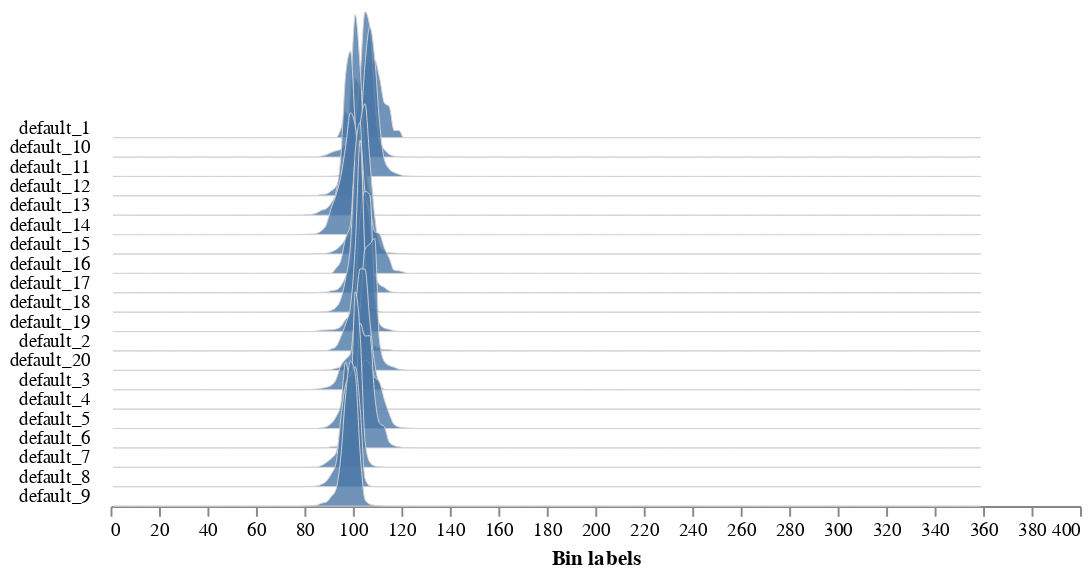

The notebook cell saved with this chart:
### Code cell
shape_img = pcv.analyze.color(rgb_img=img, labeled_mask=labeled_mask, n_labels=num_plants, colorspaces="HSV")

### Figure 1 — Vega-Lite specification as saved in the notebook (floating-point values rounded to 4 significant figures; data arrays with more than 128 entries replaced by an {"elided": "..."} marker saying what was removed)
{"config": {"view": {"continuousWidth": 300, "continuousHeight": 300, "stroke": null}, "axis": {"grid": false}, "facet": {"columns": 1, "spacing": 0}, "title": {"anchor": "end"}}, "data": {"name": "data-3b4662c370cc456ea080f8aec800b216"}, "facet": {"field": "sample", "header": {"labelAngle": 0, "labelAlign": "left", "labelOrient": "left"}, "title": null, "type": "nominal"}, "spec": {"mark": {"type": "area", "fillOpacity": 0.8, "interpolate": "monotone", "stroke": "lightgray", "strokeWidth": 0.5}, "encoding": {"x": {"field": "label", "title": "Bin labels", "type": "quantitative"}, "y": {"axis": null, "field": "value", "scale": {"range": [10, -100]}, "type": "quantitative"}}, "height": 10, "width": 500}, "bounds": "flush", "$schema": "https://vega.github.io/schema/vega-lite/v5.16.3.json", "datasets": {"data-3b4662c370cc456ea080f8aec800b216": {"elided": "3600 records"}}}
